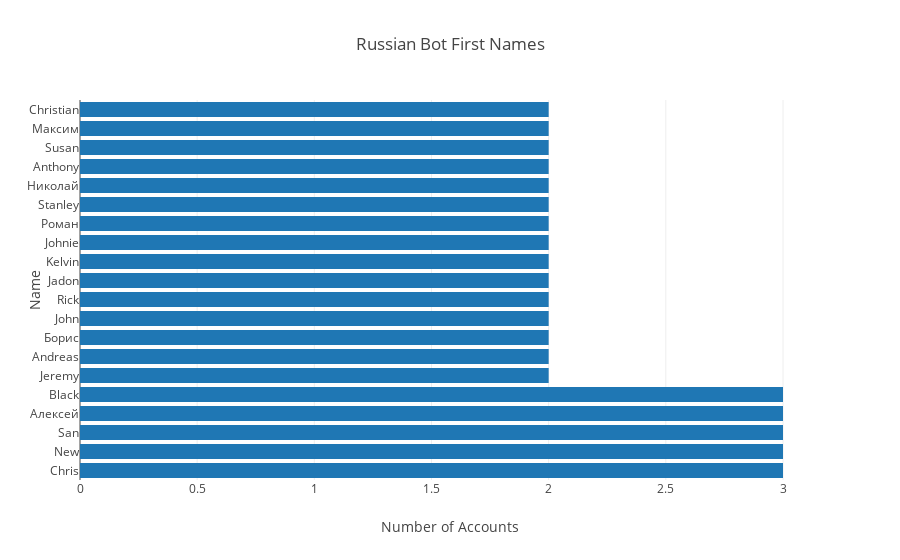

Here is the notebook cell this chart was saved with:
### Code cell
data = [go.Bar(
            x=usersnamesum['counts'],
            y=usersnamesum['first'],
            orientation = 'h'
)]

layout = Layout(
    title = "Russian Bot First Names",
    yaxis=dict(title='Name'),
    xaxis = dict(title='Number of Accounts')
)

fig = Figure(data=data, layout=layout)
iplot(fig)

### Figure 1 — Plotly figure (JSON) as saved in the notebook; plotly's stock layout.template omitted (floating-point values rounded to 4 significant figures)
{"data": [{"orientation": "h", "type": "bar", "x": [3, 3, 3, 3, 3, 2, 2, 2, 2, 2, 2, 2, 2, 2, 2, 2, 2, 2, 2, 2], "y": ["Chris", "New", "San", "Алексей", "Black", "Jeremy", "Andreas", "Борис", "John", "Rick", "Jadon", "Kelvin", "Johnie", "Роман", "Stanley", "Николай", "Anthony", "Susan", "Максим", "Christian"]}], "layout": {"title": "Russian Bot First Names", "xaxis": {"title": "Number of Accounts"}, "yaxis": {"title": "Name"}}}
